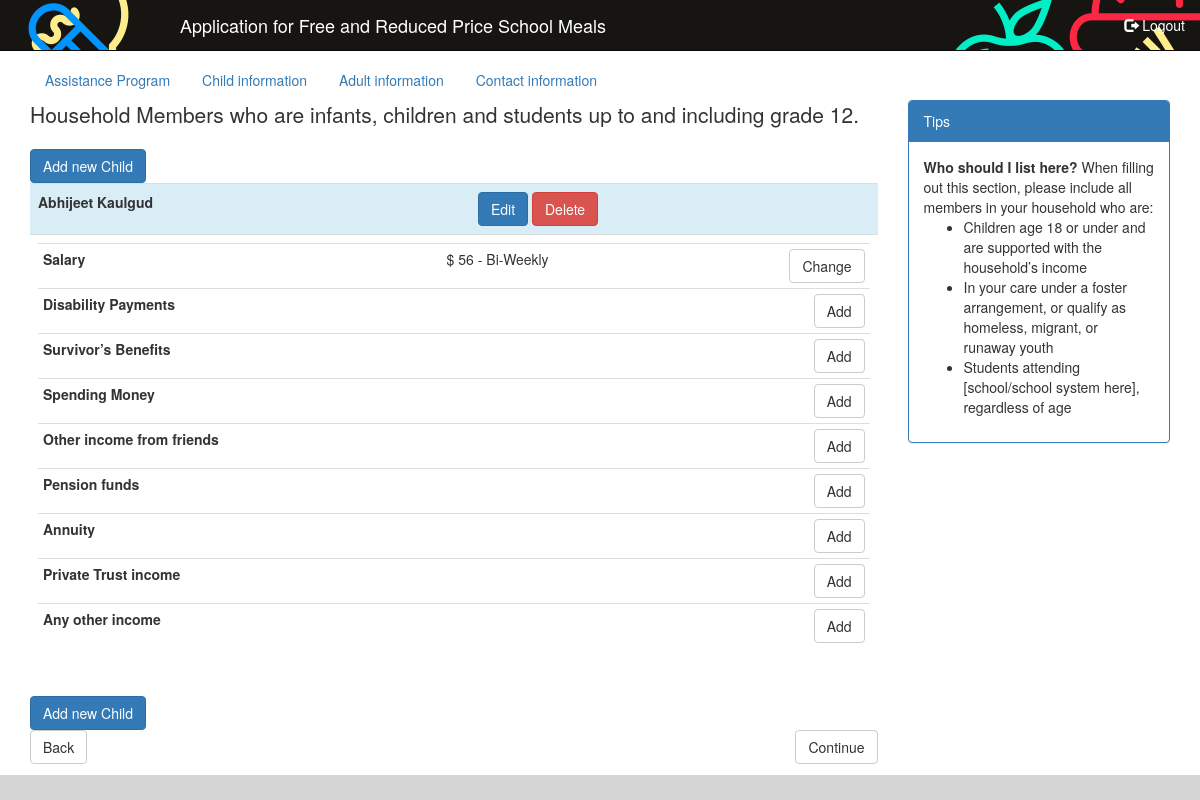
Page /eat/app/children/ (signed in) on the committed database.
### eat/models.py (models this page shows)
class Child(models.Model):
    children = models.Manager()
    application = models.ForeignKey(Application, on_delete=models.CASCADE)
    first_name = models.CharField(max_length=25,
                                  verbose_name='First Name')
    last_name = models.CharField(max_length=25,
                                 verbose_name='Last Name')
    middle_name = models.CharField(max_length=25,
                                   verbose_name='Middle Name',
                                   blank=True,
                                   null=True)
    is_student = models.BooleanField(verbose_name='Is Student')
    foster_child = models.BooleanField(verbose_name='Is Foster Child')
    hmr = models.BooleanField(verbose_name='Homeless, Migrant, Runaway')
    salary = models.IntegerField(verbose_name='Salary',
                                 help_text='Salary or Wages from a Job',
                                 blank=True,
                                 null=True)
    salary_frequency = models.IntegerField(choices=PAY_FREQUENCIES,
                                           verbose_name='Frequency Of Salary',
                                           help_text='How often are earnings received',
                                           blank=True,
                                           null=True)
    ssi_disability = models.IntegerField(verbose_name='Social Security Income for Disability',
                                         help_text='Social security income for childs blindness or disability',
                                         blank=True,
                                         null=True)
    ssi_disability_frequency = models.IntegerField(choices=PAY_FREQUENCIES,
                                                   verbose_name='Frequency Of Social Security Income for Disability',
                                                   help_text='How often are earnings received',
                                                   blank=True,
                                                   null=True)
    ssi_parent_disability = models.IntegerField(verbose_name='Social Security Income for Parents Disability',
                                                help_text='Social security income received if parent is disabled/retired/deceased',
                                                blank=True,
                                                null=True)
    ssi_parent_disability_frequency = models.IntegerField(choices=PAY_FREQUENCIES,
                                                          verbose_name='Frequency Of Social Security Income for Parent Disabilty',
                                                          help_text='How often are earnings received',
                                                          blank=True,
                                                          null=True)
    spending_money_income = models.IntegerField(verbose_name='Spending Money Income',
                                                help_text='Spending money received from a person outside the household',
                                                blank=True,
                                                null=True)
    spending_money_income_frequency = models.IntegerField(choices=PAY_FREQUENCIES,
                                                          verbose_name='Frequency Of Spending Money Income',
                                                          help_text='How often are earnings received',
                                                          blank=True,
                                                          null=True)
    other_friend_income = models.IntegerField(verbose_name='Other Regular Income From Friends',
                                              blank=True,
                                              null=True)
    other_friend_income_frequency = models.IntegerField(choices=PAY_FREQUENCIES,
                                                        verbose_name='Frequency Of Other Regular Income From Friends',
                                                        help_text='How often are earnings received',
                                                        blank=True,
                                                        null=True)
    pension_income = models.IntegerField(verbose_name='Pension Income',
                                         blank=True,
                                         null=True)
    pension_income_frequency = models.IntegerField(choices=PAY_FREQUENCIES,
                                                   verbose_name='Pension Income Frequency',
                                                   help_text='How often are earnings received',
                                                   blank=True,
                                                   null=True)
    annuity_income = models.IntegerField(verbose_name='Annuity Income',
                                         blank=True,
                                         null=True)
    annuity_income_frequency = models.IntegerField(choices=PAY_FREQUENCIES,
                                                   verbose_name='Annuity Income Frequency',
                                                   help_text='How often are earnings received',
                                                   blank=True,
                                                   null=True)
    trust_income = models.IntegerField(verbose_name='Trust Income',
                                       blank=True,
                                       null=True)
    trust_income_frequency = models.IntegerField(choices=PAY_FREQUENCIES,
                                                 verbose_name='Trust Income Frequency',
                                                 help_text='How often are earnings received',
                                                 blank=True,
                                                 null=True)
    other_income = models.IntegerField(verbose_name='Other Income',
                                       help_text='Any other income',
                                       blank=True,
                                       null=True)
    other_income_frequency = models.IntegerField(choices=PAY_FREQUENCIES,
                                                 verbose_name='Other Income Frequency',
                                                 help_text='How often are earnings received',
                                                 blank=True,
                                                 null=True)

### eat/views.py (the view)
# urls.py: url(r'^app/children/(?P<child_id>[0-9]+)/edit', views.edit_child, name='edit_child'),
@login_required
def children(request):
    args = dict()
    app = AppUtil.get_by_user(user=request.user)
    c = Child.children.filter(application=app[0])
    args['app'] = app[0]
    args['children'] = c
    earnings_categories = list()
    for k, v in child_earnings_meta_data.items():
        if v['type'] == 'earnings':
            earnings_categories.append(v)
    args['earnings_categories'] = sorted(earnings_categories, key=lambda category: (category['order']))
    AppUtil.set_last_page(app[0], request.get_full_path())
    return render(request, "eat/user/application/child/children.html", args)

### eat/templatetags/tags.py (called while the page is built)
@register.filter(name='getvalue')
def getvalue(object, property):
    if object:
        return getattr(object, property)
    else:
        return None

@register.filter(name='frequencylabel')
def frequencylabel(value):
    if value:
        return dict(PAY_FREQUENCIES).get(value)
    else:
        return ""

### eat/util.py (called while the page is built)
    @classmethod
    def get_by_user(cls, user):
        app = Application.applications.filter(user=user.id)
        return app

    @classmethod
    def set_last_page(cls, app, path):
        app.last_page = path
        app.save()

### eat/templates/eat/user/application/child/children.html (shortened to what this page needs)
{% extends "eat/user/application/base.html" %}
{% load staticfiles %}
{% load humanize %}
{% load tags %}
{% block application_content_main %}
    <p class="lead">
        Household Members who are infants, children and students up to and including grade 12.
    </p>
    <a class="btn btn-primary" role="button" href="{% url 'eat.views.add_child' %}">Add new Child</a>
    {% if children %}
        <table class="table">
            {% for child in children %}
                <tr class="info">
                    <th>{{ child.first_name }} {{ child.last_name }}</th>
                    <td>
                    </td>
                    <td>
                        <a class="btn btn-primary" role="button" href="{% url 'eat.views.edit_child' child_id=child.id %}">Edit</a>
                        <a class="btn btn-danger" role="button" href="{% url 'eat.views.delete_child' child_id=child.id %}">Delete</a>
                    </td>
                </tr>
                {% if not child.application.assistance_program %}
                    <tr>
                        <td colspan="3">
                            <table class="table table-condensed">
                                {% for category in earnings_categories %}
                                    <tr>
                                        <th>{{ category.title }}</th>
                                        <td>
                                            {% if child|getvalue:category.value_field %}
                                                $ {{ child|getvalue:category.value_field|intcomma }} -
                                                {{ child|getvalue:category.frequency_field|frequencylabel }}
                                            {% endif %}
                                        </td>
                                        <td>
                                            <a class="btn btn-default pull-right"
                                               href="{% url category.name  child_id=child.id %}">
                                                {% if child|getvalue:category.value_field %}
                                                    Change
                                                {% else %}
                                                    Add
                                                {% endif %}
                                            </a>
                                        </td>
                                    </tr>
                                {% endfor %}
                            </table>
                        </td>
                    </tr>
                {% endif %}
            {% endfor %}
        </table>
        <a class="btn btn-primary" role="button" href="{% url 'eat.views.add_child' %}">Add new Child</a>
    {% endif %}
    <div>
        <a class="btn btn-default pull-left" role="button"
           href="{% url 'eat.views.assistance_program' %}">Back</a>
        <a class="btn btn-default pull-right" role="button"
                {% if not app.assistance_program %}
           href="{% url 'eat.views.adults' %}"
                {% else %}
           href="{% url 'eat.views.contact' %}"
                {% endif %}
        >Continue
        </a>
    </div>
{% endblock %}
{% block application_content_right %}
    <div class="panel panel-primary">
        <div class="panel-heading">
            Tips
        </div>
        <div class="panel-body">
            <strong>Who should I list here?</strong>
            When filling out this section, please include all members in your household who are:
            <ul>
                <li>Children age 18 or under and are supported with the household’s income</li>
                <li>In your care under a foster arrangement, or qualify as homeless, migrant, or runaway youth</li>
                <li>Students attending [school/school system here], regardless of age</li>
            </ul>
        </div>
    </div>
{% endblock %}

### eat/templates/eat/user/application/base.html (shortened to what this page needs)
<!DOCTYPE html>
<html lang="en">
<head>
    {% load staticfiles %}
    <link rel="stylesheet" href="//maxcdn.bootstrapcdn.com/bootstrap/3.3.6/css/bootstrap.min.css">
    <link rel="stylesheet" href="/static/css/site.css">
</head>
<body role="document" class="application">
<nav class="navbar navbar-inverse navbar-fixed-top"  style="background-image: url('/static/img/USDA-lunch-bkgd.gif')">
    <div class="container-fluid">
        <div class="navbar-header">
            <a class="navbar-brand" href="#">
                Application for Free and Reduced Price School Meals
            </a>
        </div>
        <div class="collapse navbar-collapse" id="bs-example-navbar-collapse-1">
            <ul class="nav navbar-nav navbar-right">
                <li>
                    <a href="{% url 'eat.views.logout_view' %}">
                        <span class="glyphicon glyphicon-log-out" aria-hidden="true"></span> Logout
                    </a>
                </li>
            </ul>
        </div>
    </div>
</nav>
<div class="container">
    <div>
        <ul class="nav nav-pills">
            <li>
                <a href="{% url 'eat.views.assistance_program' %}">
                    Assistance Program
                </a>
            </li>
            <li>
                <a href="{% url 'eat.views.children' %}">
                    Child information
                </a>
            </li>
            <li>
                <a href="{% url 'eat.views.adults' %}">
                    Adult information
                </a>
            </li>
            <li>
                <a href="{% url 'eat.views.contact' %}">
                    Contact information
                </a>
            </li>
        </ul>
    </div>
    <div class="row">
        <div class="col-lg-9">
            {% block application_content_main %}{% endblock %}
        </div>
        <div class="col-lg-3">
            {% block application_content_right %}{% endblock %}
        </div>
    </div>
</div>
<footer class="footer">
</footer>
</body>
</html>

### eat/static/css/site.css (style rules this page uses)
body { padding-top: 60px; }
.footer { position: absolute; bottom: 0; width: 100%; height: 25px; background-color: #d5d5d5; }
.navbar a { color: white !important; }
.navbar-brand { margin-left: 150px !important;; }

### rows in the picture
Child: first_name "Abhijeet", last_name "Kaulgud", title "Salary" "Disability Payments" "Survivor’s Benefits" "Spending Money" "Other income from friends" "Pension funds" "Annuity" "Private Trust income" "Any other income", earnings_categories "56", earnings_categories "Bi-Weekly", ssi_disability "Add", ssi_parent_disability "Add"
